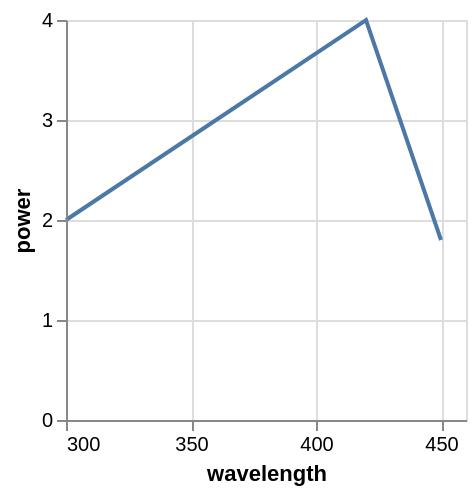

Source (Vega-Lite JSON):
### Vega specification from a JSON file in a GitHub repository (floating-point values rounded to 4 significant figures)
{"$schema": "https://vega.github.io/schema/vega/v5.json", "autosize": "pad", "padding": 5, "width": 200, "height": 200, "style": "cell", "data": [{"name": "source_0", "values": [{"wavelength": 250, "power": 1}, {"wavelength": 300, "power": 2}, {"wavelength": 420, "power": 4}, {"wavelength": 450, "power": 1.8}, {"wavelength": 500, "power": 1.1}]}, {"name": "data_0", "source": "source_0", "transform": [{"type": "formula", "expr": "toNumber(datum[\"wavelength\"])", "as": "wavelength"}, {"type": "filter", "expr": "inrange(datum[\"wavelength\"], [300, 450])"}]}], "marks": [{"name": "marks", "type": "line", "style": ["line"], "sort": {"field": "datum[\"wavelength\"]", "order": "descending"}, "from": {"data": "data_0"}, "encode": {"update": {"stroke": {"value": "#4c78a8"}, "tooltip": {"signal": "{\"wavelength\": format(datum[\"wavelength\"], \"\"), \"power\": format(datum[\"power\"], \"\")}"}, "x": {"scale": "x", "field": "wavelength"}, "y": {"scale": "y", "field": "power"}, "defined": {"signal": "datum[\"wavelength\"] !== null && !isNaN(datum[\"wavelength\"]) && datum[\"power\"] !== null && !isNaN(datum[\"power\"])"}}}}], "scales": [{"name": "x", "type": "linear", "domain": [300, 450], "range": [0, {"signal": "width"}], "nice": true, "zero": false}, {"name": "y", "type": "linear", "domain": {"data": "data_0", "field": "power"}, "range": [{"signal": "height"}, 0], "nice": true, "zero": true}], "axes": [{"scale": "x", "orient": "bottom", "grid": false, "title": "wavelength", "labelFlush": true, "labelOverlap": true, "tickCount": {"signal": "ceil(width/40)"}, "zindex": 1}, {"scale": "x", "orient": "bottom", "gridScale": "y", "grid": true, "tickCount": {"signal": "ceil(width/40)"}, "domain": false, "labels": false, "maxExtent": 0, "minExtent": 0, "ticks": false, "zindex": 0}, {"scale": "y", "orient": "left", "grid": false, "title": "power", "labelOverlap": true, "tickCount": {"signal": "ceil(height/40)"}, "zindex": 1}, {"scale": "y", "orient": "left", "gridScale": "x", "grid": true, "tickCount": {"signal": "ceil(height/40)"}, "domain": false, "labels": false, "maxExtent": 0, "minExtent": 0, "ticks": false, "zindex": 0}]}
